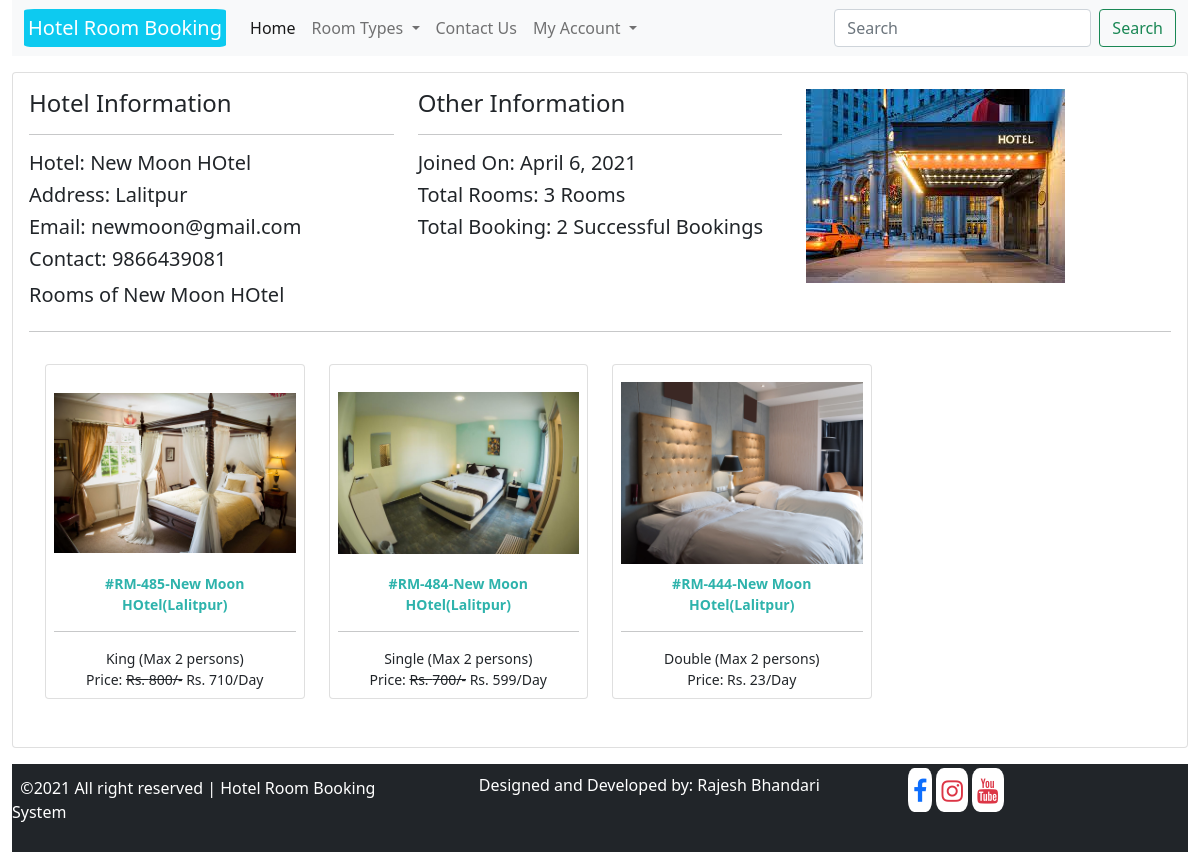
/hotel-2-rooms/, run on the app's committed database.
### hbsapp/models.py (models this page shows, shortened)
class TimeStamp(models.Model):
    created_at = models.DateTimeField(auto_now_add=True)
    updated_at = models.DateTimeField(auto_now=True)
    class Meta:
        abstract = True

class Hotel(TimeStamp):
    name = models.CharField(max_length=200)
    image = models.ImageField(upload_to="hotels", null=True, blank=True)
    address = models.CharField(max_length=200)
    contact = models.CharField(max_length=200)
    email = models.EmailField(unique=True)

class HotelRoom(TimeStamp):
    hotel = models.ForeignKey(Hotel, on_delete=models.RESTRICT)
    room_type = models.CharField(max_length=50, choices=ROOM_TYPE)
    room_code = models.CharField(max_length=50)
    image = models.ImageField(upload_to="rooms")
    description = models.TextField()
    marked_price = models.PositiveIntegerField(null=True, blank=True)
    price = models.PositiveIntegerField()
    view_count = models.BigIntegerField(default=0)
    maximum_capacity = models.PositiveIntegerField(default=2, choices=CAPACITY)

### hbsapp/views.py (the view)
class ClientHotelDetailView(ClientMixin, View):
    def get(self, request, *args, **kwargs):
        context = self.context
        try:
            hotel = Hotel.objects.get(id=self.kwargs.get("pk"))
            context["hotel"] = hotel
            context["total_bookings"] = RoomBooking.objects.filter(
                hotel_room__hotel=hotel, booking_status="Confirmed")
        except Exception as e:
            print(e)
            messages.error(request, "Hotel not found..")
            return redirect("hbsapp:clienthome")
        return render(request, "clienttemplates/clienthoteldetail.html", context)

### hbsapp/views.py (called while the page is built)
    def dispatch(self, request, *args, **kwargs):
        self.context = {
            "roomtypes": ROOM_TYPE
        }
        return super(ClientMixin, self).dispatch(request, *args, **kwargs)

### templates/clienttemplates/clienthoteldetail.html (shortened to what this page needs)
{% extends 'clienttemplates/clientbase.html' %}
{% load static %}
{% block content %}
<section class="mt-3">
    <div class="row">
        <div class="col-md-12">
            <div class="card p-3">
                <div class="card-head">
                    <div class="row">
                        <div class="col-md-4">
                            <h4>Hotel Information</h4><hr>
                            <h5>Hotel: {{hotel.name}}</h5>
                            <h5>Address: {{hotel.address}}</h5>
                            <h5>Email: {{hotel.email}}</h5>
                            <h5>Contact: {{hotel.contact}}</h5>
                        </div>
                        <div class="col-md-4">
                            <h4>Other Information</h4><hr>
                            <h5>Joined On: {{hotel.created_at|date}}</h5>
                            <h5>Total Rooms: {{hotel.hotelroom_set.count}} Rooms</h5>
                            <h5>Total Booking: {{total_bookings.count}} Successful Bookings</h5>
                        </div>
                        <div class="col-md-4">
                            <img src="{% if hotel.image %}{{hotel.image.url}}{% else %}{% static 'clientstatic/images/default_hotel.jpeg' %}{% endif %}" alt="" class="img-fluid">
                        </div>
                    </div>
                </div>
                <h5>Rooms of {{hotel.name}}</h5>
                <hr>
                <div class="card-body">
                    <div class="row">
                        {% for room in hotel.hotelroom_set.all %}
                        <div class="col-md-3 mb-3">
                            <div class="card p-2 item" style="cursor: pointer; text-align: center;"
                                data-url="{% url 'hbsapp:clientroomdetail' room.room_code room.id %}">
                                <img src="{{room.image.url}}" class="img-fluid"
                                    style="height: 200px; object-fit: contain;" alt="">
                                <p style="font-size: 14px; color: rgb(46, 179, 172); font-weight: bold;margin-bottom: 0;">#{{room.room_code}}-{{room.hotel.name}}({{room.hotel.address}})</p><hr>
                                <p style="font-size: 14px;margin-bottom: 0;">{{room.room_type}} (Max {{room.maximum_capacity}} persons)</p>
                                <p style="font-size: 14px;margin-bottom: 0;">Price: {% if room.marked_price %}<s>Rs. {{room.marked_price}}/-</s>{% endif %} Rs. {{room.price}}/Day</p>
                            </div>
                        </div>
                        {% endfor %}
                    </div>
                </div>
            </div>
        </div>
    </div>
</section>
{% endblock %}

### data on the page
Hotel: name "New Moon HOtel", address "Lalitpur", email "newmoon@gmail.com", contact "9866439081", created_at "April 6, 2021", hotelroom_set.count "3", image (picture)
HotelRoom: image (picture), room_code "RM-485", hotel.name "New Moon HOtel", hotel.address "Lalitpur", room_type "King", maximum_capacity "2", marked_price "800", price "710"
HotelRoom: image (picture), room_code "RM-484", hotel.name "New Moon HOtel", hotel.address "Lalitpur", room_type "Single", maximum_capacity "2", marked_price "700", price "599"
HotelRoom: image (picture), room_code "RM-444", hotel.name "New Moon HOtel", hotel.address "Lalitpur", room_type "Double", maximum_capacity "2", price "23"

### other printed values
{{ total_bookings.count }} "2"
